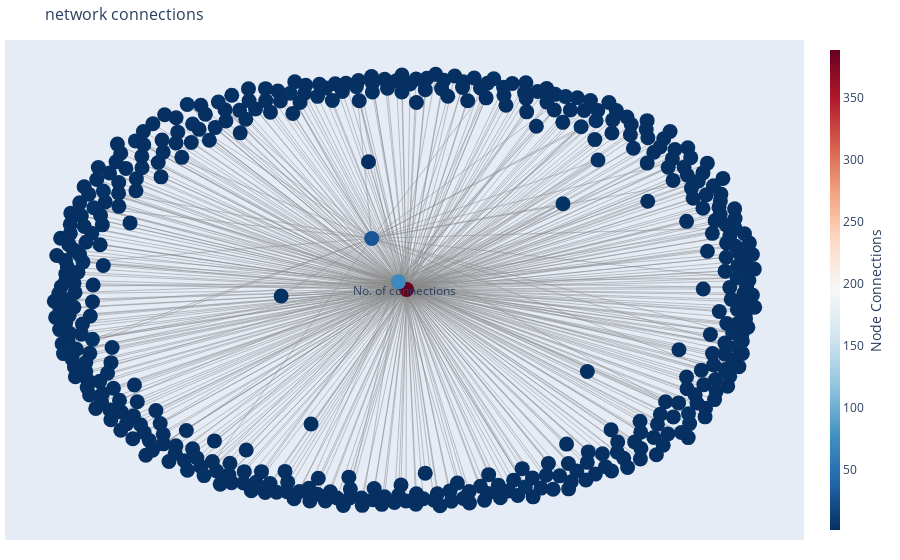

Notebook source saved alongside this figure:
### Code cell
fig = go.Figure(data=[edge_trace, node_trace],
             layout=go.Layout(
                title='network connections',
                titlefont=dict(size=16),
                showlegend=False,
                hovermode='closest',
                margin=dict(b=20,l=5,r=5,t=40),
                annotations=[ dict(
                    text="No. of connections",
                    showarrow=False,
                    xref="paper", yref="paper") ],
                xaxis=dict(showgrid=False, zeroline=False, showticklabels=False),
                yaxis=dict(showgrid=False, zeroline=False, showticklabels=False)))
fig.show()

### Figure 1 — Plotly figure (JSON) as saved in the notebook; plotly's stock layout.template omitted (floating-point values rounded to 4 significant figures; data arrays with more than 128 entries replaced by an {"elided": "..."} marker saying what was removed)
{"data": [{"hoverinfo": "none", "line": {"color": "#888", "width": 0.5}, "mode": "lines", "type": "scatter", "x": {"elided": "1461 float values"}, "y": {"elided": "1461 float values"}}, {"hoverinfo": "text", "marker": {"color": {"elided": "434 int values"}, "colorbar": {"thickness": 10, "title": {"side": "right", "text": "Node Connections"}, "xanchor": "left"}, "colorscale": [[0, "rgb(103,0,31)"], [0.1, "rgb(178,24,43)"], [0.2, "rgb(214,96,77)"], [0.3, "rgb(244,165,130)"], [0.4, "rgb(253,219,199)"], [0.5, "rgb(247,247,247)"], [0.6, "rgb(209,229,240)"], [0.7, "rgb(146,197,222)"], [0.8, "rgb(67,147,195)"], [0.9, "rgb(33,102,172)"], [1, "rgb(5,48,97)"]], "line": {"width": 0}, "reversescale": true, "showscale": true, "size": 15}, "mode": "markers", "text": {"elided": "434 str values"}, "type": "scatter", "x": {"elided": "434 float values"}, "y": {"elided": "434 float values"}}], "layout": {"annotations": [{"showarrow": false, "text": "No. of connections", "xref": "paper", "yref": "paper"}], "hovermode": "closest", "margin": {"b": 20, "l": 5, "r": 5, "t": 40}, "showlegend": false, "title": {"font": {"size": 16}, "text": "network connections"}, "xaxis": {"showgrid": false, "showticklabels": false, "zeroline": false}, "yaxis": {"showgrid": false, "showticklabels": false, "zeroline": false}}}
